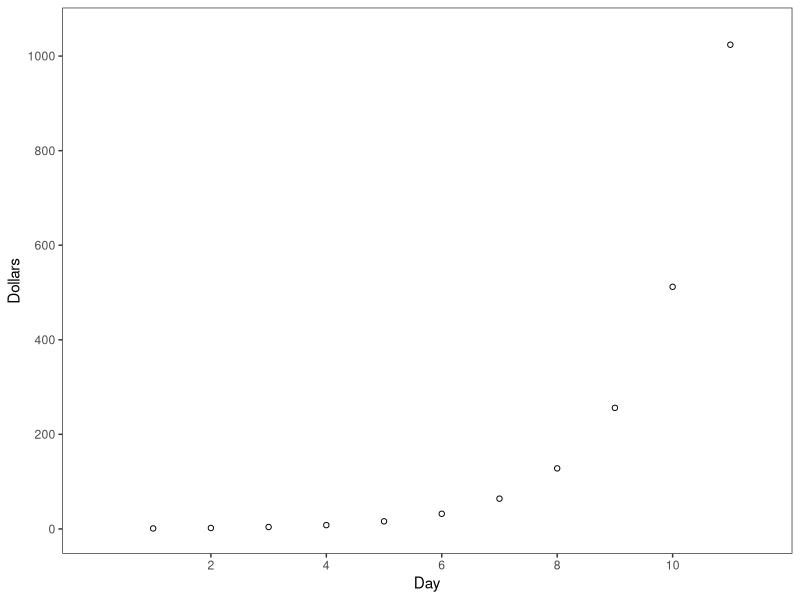
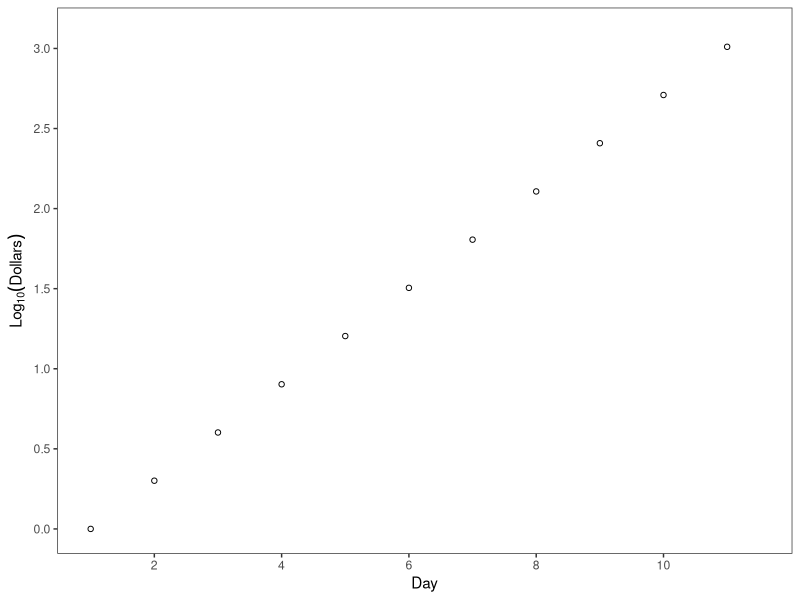

Recreate these plots in R, in order. (Note: this script raises an error after producing the figures.)
library(ggplot2)
library(gridExtra)

this_base <- "fig07-06_logarithmic-scales-for-percent-change"

my_data <- data.frame(
  day = 1:11,
  dollars = 2^(0:10))

p1 <- ggplot(my_data, aes(x = day, y = dollars)) +
  geom_point(shape = 21, fill = "white") +
  scale_x_continuous(breaks = seq(2, 10, 2), limits = c(0, 11.5)) +
  scale_y_continuous(breaks = seq(0, 1000, 200), limits = c(0, 1050)) +
  labs(x = "Day", y = "Dollars") +
  theme_bw() +
  theme(panel.grid.major = element_blank(),
        panel.grid.minor = element_blank())
p1

p2 <- ggplot(my_data, aes(x = day, y = log10(dollars))) +
  geom_point(shape = 21, fill = "white") +
  scale_x_continuous(breaks = seq(2, 10, 2), limits = c(1, 11.5)) +
  scale_y_continuous(breaks = seq(0, 3, 0.5), limits = c(0, 3.1)) +
  labs(x = "Day", y = expression(Log[10](Dollars))) +
  theme_bw() +
  theme(panel.grid.major = element_blank(),
        panel.grid.minor = element_blank())
p2

# arrange plots together 
p3 <- arrangeGrob(
  p1, p2, nrow = 2,
  main = textGrob("Fig 7.6 Logarithmic Scales for\nPercent Change", 
                  just = "top", vjust = 0.75, gp=gpar(fontsize = 14, 
                                                      lineheight = 1, 
                                                      fontface = "bold")))

p3

# must pass in p3 since arrangeGrob doesnt return ggplot object
ggsave(paste0(this_base, ".png"), 
       p3, width = 4, height = 6)

## pedantic: missing secondary y axis
